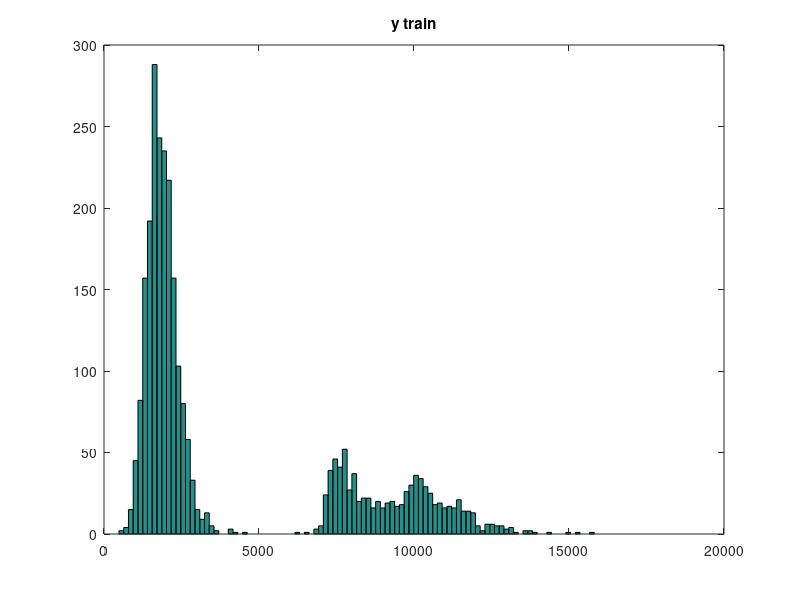

Write MATLAB code to recreate this figure. (Note: a time limit stopped this script after it produced the figure.)
% Load data
clear all;
load('Rome_regression.mat');

% plot data histogram
figure(1);
hist(y_train,100);
title('y train')

% plot all X dimensions
figure(2);
for i = 1:77
    subplot(10,8,i);
    hist(X_train(:,i),100);
end

%figure(3);
%boxplot(X_train(:,:));

%% Classified data
% Binary data [0,1]: idx = 9,39,58,61
idx_zero = [9 39 58 61];
% Classes [0,2] : idx = 73
% Classes [1,2] : idx = 3, 47
% Classes [0, 2, 1] : idx = 2, 57, 67
% Classes [0, 1, 2, 3] : idx = 7, 12
idx_classes = [73 3 47 2 57 67 7 12];
%% 
% Clean classified data
idx_X_train = 1:size(X_train,2);
idx_X_train([idx_zero idx_classes]) = [];
X_train_cleaned = X_train(:,idx_X_train);

% Find outliers
idxOutliers = [];
for i = 1:size(X_train_cleaned,2)
    x = X_train_cleaned(:,i);
    meanX = mean(x);
    stdX = std(x);
    x_norm = x- meanX;
    x_out = x_norm(x_norm>3*stdX | x_norm< -3*stdX);
    idxOutliersCurrent = find(x_norm>3*stdX | x_norm< -3*stdX);
    idxOutliers = union(idxOutliers, idxOutliersCurrent);
end
